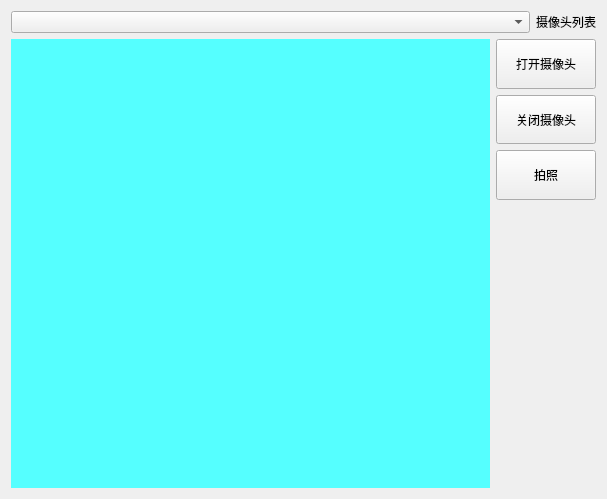
<?xml version="1.0" encoding="UTF-8"?>
<ui version="4.0">
 <class>Widget</class>
 <widget class="QWidget" name="Widget">
  <property name="geometry">
   <rect>
    <x>0</x>
    <y>0</y>
    <width>607</width>
    <height>499</height>
   </rect>
  </property>
  <property name="sizePolicy">
   <sizepolicy hsizetype="Expanding" vsizetype="Expanding">
    <horstretch>0</horstretch>
    <verstretch>0</verstretch>
   </sizepolicy>
  </property>
  <property name="windowTitle">
   <string>Widget</string>
  </property>
  <layout class="QGridLayout" name="gridLayout">
   <item row="0" column="0" colspan="2">
    <layout class="QHBoxLayout" name="horizontalLayout">
     <item>
      <widget class="QComboBox" name="comboBox">
       <property name="sizePolicy">
        <sizepolicy hsizetype="Expanding" vsizetype="Preferred">
         <horstretch>0</horstretch>
         <verstretch>0</verstretch>
        </sizepolicy>
       </property>
       <property name="minimumSize">
        <size>
         <width>400</width>
         <height>20</height>
        </size>
       </property>
       <property name="maximumSize">
        <size>
         <width>2500</width>
         <height>16777215</height>
        </size>
       </property>
      </widget>
     </item>
     <item>
      <widget class="QLabel" name="label">
       <property name="text">
        <string>摄像头列表</string>
       </property>
      </widget>
     </item>
    </layout>
   </item>
   <item row="1" column="0" rowspan="4">
    <widget class="QLabel" name="label_show">
     <property name="minimumSize">
      <size>
       <width>400</width>
       <height>400</height>
      </size>
     </property>
     <property name="styleSheet">
      <string notr="true">background-color: rgb(85, 255, 255);</string>
     </property>
     <property name="text">
      <string/>
     </property>
    </widget>
   </item>
   <item row="1" column="1">
    <widget class="QPushButton" name="btn_open">
     <property name="sizePolicy">
      <sizepolicy hsizetype="Expanding" vsizetype="Expanding">
       <horstretch>0</horstretch>
       <verstretch>0</verstretch>
      </sizepolicy>
     </property>
     <property name="maximumSize">
      <size>
       <width>100</width>
       <height>50</height>
      </size>
     </property>
     <property name="text">
      <string>打开摄像头</string>
     </property>
    </widget>
   </item>
   <item row="2" column="1">
    <widget class="QPushButton" name="btn_close">
     <property name="sizePolicy">
      <sizepolicy hsizetype="Expanding" vsizetype="Expanding">
       <horstretch>0</horstretch>
       <verstretch>0</verstretch>
      </sizepolicy>
     </property>
     <property name="maximumSize">
      <size>
       <width>100</width>
       <height>50</height>
      </size>
     </property>
     <property name="text">
      <string>关闭摄像头</string>
     </property>
    </widget>
   </item>
   <item row="3" column="1">
    <widget class="QPushButton" name="btn_photo">
     <property name="sizePolicy">
      <sizepolicy hsizetype="Expanding" vsizetype="Expanding">
       <horstretch>0</horstretch>
       <verstretch>0</verstretch>
      </sizepolicy>
     </property>
     <property name="maximumSize">
      <size>
       <width>100</width>
       <height>50</height>
      </size>
     </property>
     <property name="text">
      <string>拍照</string>
     </property>
    </widget>
   </item>
   <item row="4" column="1">
    <spacer name="verticalSpacer">
     <property name="orientation">
      <enum>Qt::Vertical</enum>
     </property>
     <property name="sizeHint" stdset="0">
      <size>
       <width>20</width>
       <height>288</height>
      </size>
     </property>
    </spacer>
   </item>
  </layout>
 </widget>
 <resources/>
 <connections/>
</ui>
